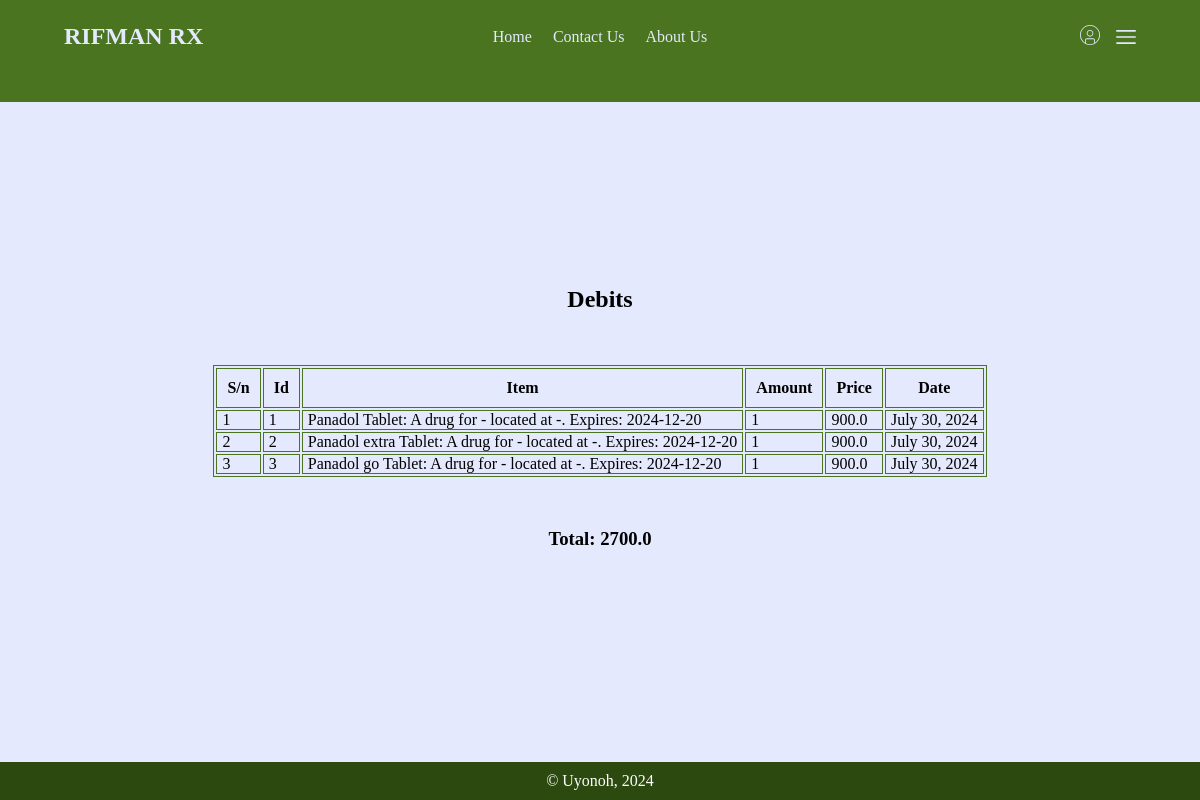
/books/1/debits/, run on the app's committed database.
### books/models.py (models this page shows, shortened)
class Debit(models.Model):
    item = models.CharField(max_length=100)
    amount = models.IntegerField()
    price = models.FloatField()
    date = models.DateField(default=tz.now)

### books/views.py (the view)
# urls.py: path("<int:pk>/debits/",  view_debits, name="debits"),
def view_debits(request, pk: int):
    month = BusinessMonth.objects.filter(pk=pk)[0]
    debits = month.get_debits()
    total = month.get_debits_price()
    heads = make_heads(debits)
    rows = make_rows(debits)
    return render(request, "books/items.html",
                  {"model_query": debits,
                   "title": "Debits",
                   "heads": heads,
                   "rows": rows,
                   "total": total
                   }
                )

### books/models.py (called while the page is built)
    def get_debits(self, opening: tz.datetime=None, closing: tz.datetime=tz.now()) -> models.QuerySet:
        if not opening:
            opening = self.opening_date
        if not self.closing_date:
            closing = closing
        else:
            closing = self.closing_date
        debits = Debit.objects.filter(date__gte=opening)
        debits = debits.filter(date__lte=closing)
        return debits

    def get_debits_price(self, opening: tz.datetime=None, closing: tz.datetime=tz.now()) -> float:
        debit = 0
        for item in self.get_debits(opening=opening, closing=closing):
            debit += item.price
        return float(debit)

### books/views.py (called while the page is built, shortened)
def make_heads(queryset: models.QuerySet) -> list:
    if queryset.count() < 1:
        return None
    keys = queryset.values()[0].keys()
    keys = list(keys)
    keys.insert(0, "S/N")
    if "drug_id" in keys:
        idx = keys.index("drug_id")
        keys[idx] = "drug"
    return keys

def make_rows(queryset: models.QuerySet) -> dict:
    if queryset.count() < 1:
        return None
    rows = list(queryset.values_list())
    keys = make_heads(queryset)
    for count in range(len(rows)):
        row = list(rows[count])
        row.insert(0, count + 1)
        rows[count] = row
    return rows

### books/templates/books/items.html
{% extends "main/base.html" %}
{% load static %}
{% block styles %}
<link rel="stylesheet" href="{% static 'main/css/tables.css' %}">
<link rel="stylesheet" href="{% static 'books/css/styles.css' %}">
{% endblock %}
{% block content %}
<section class="container flex-col">
    <h1>{{title}}</h1>
    <div class="flex-col">
        <table class="items">
            <thead>
                <tr>
                    {% for head in heads %}
                    <th>{{head.capitalize}}</th>
                    {% endfor %}
                </tr>
            </thead>
            <tbody>
            {% for row in rows %}
            <tr>
                {% for val in row %}
                    <td>{{val}}</td>
                {% endfor %}
            </tr>
            {% endfor %}
            </tbody>
        </table>
        <h3>Total: {{total}}</h3>
    </div>
</section>
{% endblock %}

### main/static/main/css/styles.css (style rules this page uses)
body { padding: 0; margin: 0; min-height: 100vh; background-color: #e4e9fd; display: flex; flex-direction: column; align-items: normal; justify-content: space-between; }
.container { padding: .2rem 4rem; }
.flex-col { display: flex; flex-direction: column; align-items: center; justify-content: center; gap: 2rem; }

### main/static/main/css/tables.css (style rules this page uses)
table, tr, th, td { border: 1px solid #4a7420; }
th { padding: 10px; }
td { padding: 0 5px; }

### books/static/books/css/styles.css (style rules this page uses)
.container { padding-bottom: 2rem; }

### data on the page
Debit: row "Panadol Tablet: A drug for - located at -. Expires: 2024-12-20" "900.0" "July 30, 2024"
Debit: row "Panadol extra Tablet: A drug for - located at -. Expires: 2024-12-20" "900.0" "July 30, 2024"
Debit: row "Panadol go Tablet: A drug for - located at -. Expires: 2024-12-20" "900.0" "July 30, 2024"

### other printed values
{{ title }} "Debits"
{{ head.capitalize }} "S/n" "Id" "Item" "Amount" "Price" "Date"
{{ val }} "1" "1" "1" "2" "2" "1" "3" "3" "1"
{{ total }} "2700.0"
